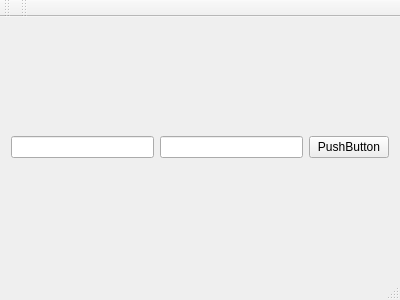
<?xml version="1.0" encoding="UTF-8"?>
<ui version="4.0">
 <class>MainWindow</class>
 <widget class="QMainWindow" name="MainWindow">
  <property name="geometry">
   <rect>
    <x>0</x>
    <y>0</y>
    <width>400</width>
    <height>300</height>
   </rect>
  </property>
  <property name="windowTitle">
   <string>MainWindow</string>
  </property>
  <widget class="QWidget" name="centralWidget">
   <layout class="QVBoxLayout" name="verticalLayout">
    <property name="geometry" stdset="0">
     <rect>
      <x>10</x>
      <y>0</y>
      <width>366</width>
      <height>229</height>
     </rect>
    </property>
    <item>
     <layout class="QHBoxLayout" name="horizontalLayout">
      <item>
       <widget class="QLineEdit" name="input_ip"/>
      </item>
      <item>
       <widget class="QLineEdit" name="input_port"/>
      </item>
      <item>
       <widget class="QPushButton" name="pushButton">
        <property name="text">
         <string>PushButton</string>
        </property>
       </widget>
      </item>
     </layout>
    </item>
   </layout>
  </widget>
  <widget class="QMenuBar" name="menuBar">
   <property name="geometry">
    <rect>
     <x>0</x>
     <y>0</y>
     <width>400</width>
     <height>23</height>
    </rect>
   </property>
  </widget>
  <widget class="QToolBar" name="mainToolBar">
   <attribute name="toolBarArea">
    <enum>TopToolBarArea</enum>
   </attribute>
   <attribute name="toolBarBreak">
    <bool>false</bool>
   </attribute>
  </widget>
  <widget class="QStatusBar" name="statusBar"/>
  <widget class="QToolBar" name="toolBar">
   <property name="windowTitle">
    <string>toolBar</string>
   </property>
   <attribute name="toolBarArea">
    <enum>TopToolBarArea</enum>
   </attribute>
   <attribute name="toolBarBreak">
    <bool>false</bool>
   </attribute>
  </widget>
 </widget>
 <layoutdefault spacing="6" margin="11"/>
 <resources/>
 <connections/>
</ui>
